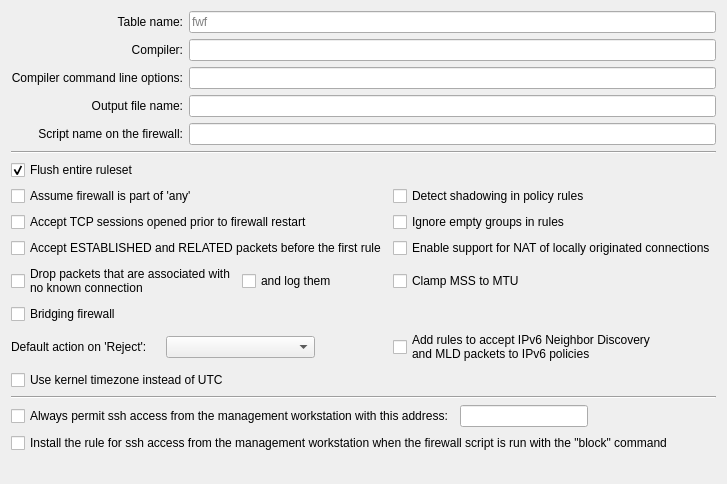
     <widget class="QWidget" name="tab0">
      <attribute name="title">
       <string>Compiler</string>
      </attribute>
      <layout class="QGridLayout" name="gridLayout_10">
       <item row="0" column="0">
        <layout class="QGridLayout" name="gridLayout_7" />
       </item>
       <item row="1" column="0" colspan="2">
        <layout class="QGridLayout" name="gridLayout_9">
         <property name="horizontalSpacing">
          <number>6</number>
         </property>
         <property name="verticalSpacing">
          <number>6</number>
         </property>
         <item row="0" column="0">
          <widget class="QLabel" name="tableNameLabel">
           <property name="text">
            <string>Table name:</string>
           </property>
           <property name="alignment">
            <set>Qt::AlignmentFlag::AlignRight|Qt::AlignmentFlag::AlignTrailing|Qt::AlignmentFlag::AlignVCenter</set>
           </property>
          </widget>
         </item>
         <item row="0" column="1">
          <widget class="QLineEdit" name="tableName">
           <property name="toolTip">
            <string>Base name for tables and chains managed by
FirewallFabrik (e.g. fwf_filter, fwf_nat for
nftables or fwf_INPUT, fwf_FORWARD for
iptables). When &quot;Flush entire ruleset&quot; is
disabled, only tables/chains with this prefix
are flushed, so rules created by other tools
(e.g. Docker, CrowdSec, fail2ban) remain
untouched.</string>
           </property>
           <property name="placeholderText">
            <string>fwf</string>
           </property>
          </widget>
         </item>
         <item row="1" column="0">
          <widget class="QLabel" name="compilerLabel">
           <property name="text">
            <string>Compiler:</string>
           </property>
           <property name="alignment">
            <set>Qt::AlignmentFlag::AlignRight|Qt::AlignmentFlag::AlignTrailing|Qt::AlignmentFlag::AlignVCenter</set>
           </property>
          </widget>
         </item>
         <item row="1" column="1">
          <widget class="QLineEdit" name="compiler">
           <property name="toolTip">
            <string>Path to an alternative compiler binary.
Leave empty to use the built-in compiler.</string>
           </property>
          </widget>
         </item>
         <item row="2" column="0">
          <widget class="QLabel" name="compilerArgsLabel">
           <property name="text">
            <string>Compiler command line options:</string>
           </property>
           <property name="alignment">
            <set>Qt::AlignmentFlag::AlignRight|Qt::AlignmentFlag::AlignTrailing|Qt::AlignmentFlag::AlignVCenter</set>
           </property>
          </widget>
         </item>
         <item row="2" column="1">
          <widget class="QLineEdit" name="compilerArgs">
           <property name="toolTip">
            <string>Additional command-line arguments passed
to the compiler.</string>
           </property>
          </widget>
         </item>
         <item row="3" column="0">
          <widget class="QLabel" name="textLabel1_5">
           <property name="text">
            <string>Output file name:</string>
           </property>
           <property name="alignment">
            <set>Qt::AlignmentFlag::AlignRight|Qt::AlignmentFlag::AlignTrailing|Qt::AlignmentFlag::AlignVCenter</set>
           </property>
          </widget>
         </item>
         <item row="3" column="1">
          <widget class="QLineEdit" name="outputFileName">
           <property name="toolTip">
            <string>Local filename of the compiled script
(e.g. example.fw) stored on this workstation.
Enter a filename only, without a directory path.
The remote install directory on the firewall is
set under Installer → &quot;Directory on the firewall&quot;.
If left empty, the filename is derived from the
firewall object name plus the &quot;.fw&quot; extension.</string>
           </property>
          </widget>
         </item>
         <item row="4" column="0">
          <widget class="QLabel" name="label_2">
           <property name="text">
            <string>Script name on the firewall:</string>
           </property>
           <property name="alignment">
            <set>Qt::AlignmentFlag::AlignRight|Qt::AlignmentFlag::AlignTrailing|Qt::AlignmentFlag::AlignVCenter</set>
           </property>
          </widget>
         </item>
         <item row="4" column="1">
          <widget class="QLineEdit" name="fileNameOnFw">
           <property name="toolTip">
            <string>Remote filename of the script on the firewall.
A plain filename (e.g. myfw.fw) is placed inside
&quot;Directory on the firewall&quot;. An absolute path
(e.g. /opt/custom/myfw.fw) is used as-is. Leave
empty to copy the script under the same name as
the local output file.</string>
           </property>
          </widget>
         </item>
        </layout>
       </item>
       <item row="5" column="0" colspan="2">
        <widget class="Line" name="line4_2">
         <property name="frameShape">
          <enum>QFrame::Shape::HLine</enum>
         </property>
         <property name="frameShadow">
          <enum>QFrame::Shadow::Sunken</enum>
         </property>
         <property name="orientation">
          <enum>Qt::Orientation::Horizontal</enum>
         </property>
        </widget>
       </item>
       <item row="6" column="0" colspan="2">
        <layout class="QGridLayout" name="gridLayout_5">
         <item row="0" column="0" colspan="2">
          <widget class="QCheckBox" name="flushRuleset">
           <property name="text">
            <string>Flush entire ruleset</string>
           </property>
           <property name="toolTip">
            <string>When enabled (default), the generated script
runs "nft flush ruleset" which removes ALL
nftables rules before loading new rules. This
guarantees a clean, deterministic firewall state.

When disabled, the script only deletes and
recreates the tables owned by FirewallFabrik,
leaving rules created by other tools (e.g.
Docker, CrowdSec, fail2ban) untouched. Note:
disabling this means FirewallFabrik no longer
controls the entire firewall — other tools may
add rules that bypass your policy. Only disable
this if you need coexistence with other tools on
the same machine.</string>
           </property>
           <property name="checked">
            <bool>true</bool>
           </property>
          </widget>
         </item>
         <item row="1" column="0">
          <widget class="QCheckBox" name="assumeFwIsPartOfAny">
           <property name="sizePolicy">
            <sizepolicy hsizetype="Minimum" vsizetype="Fixed">
             <horstretch>0</horstretch>
             <verstretch>0</verstretch>
            </sizepolicy>
           </property>
           <property name="text">
            <string>Assume firewall is part of 'any'</string>
           </property>
           <property name="toolTip">
            <string>Assume the firewall machine is part of "any" and matching network objects. When
enabled, the compiler generates rules for traffic to/from the firewall itself.</string>
           </property>
          </widget>
         </item>
         <item row="1" column="1">
          <widget class="QCheckBox" name="shadowing">
           <property name="sizePolicy">
            <sizepolicy hsizetype="Minimum" vsizetype="Fixed">
             <horstretch>0</horstretch>
             <verstretch>0</verstretch>
            </sizepolicy>
           </property>
           <property name="text">
            <string>Detect shadowing in policy rules</string>
           </property>
           <property name="toolTip">
            <string>Detect rules that are completely shadowed by earlier rules in the same access
list and report a warning.</string>
           </property>
          </widget>
         </item>
         <item row="2" column="0">
          <widget class="QCheckBox" name="acceptSessions">
           <property name="sizePolicy">
            <sizepolicy hsizetype="Minimum" vsizetype="Fixed">
             <horstretch>0</horstretch>
             <verstretch>0</verstretch>
            </sizepolicy>
           </property>
           <property name="text">
            <string>Accept TCP sessions opened prior to firewall restart</string>
           </property>
           <property name="toolTip">
            <string>Accept TCP packets in conntrack state NEW that do not carry the SYN flag, so
connections opened before the firewall restart keep working. When off, these
packets are dropped.</string>
           </property>
          </widget>
         </item>
         <item row="2" column="1">
          <widget class="QCheckBox" name="emptyGroups">
           <property name="sizePolicy">
            <sizepolicy hsizetype="Minimum" vsizetype="Fixed">
             <horstretch>0</horstretch>
             <verstretch>0</verstretch>
            </sizepolicy>
           </property>
           <property name="text">
            <string>Ignore empty groups in rules</string>
           </property>
           <property name="toolTip">
            <string>Silently ignore empty groups referenced in rules instead of reporting a compiler
error.</string>
           </property>
          </widget>
         </item>
         <item row="3" column="0">
          <widget class="QCheckBox" name="acceptESTBeforeFirst">
           <property name="sizePolicy">
            <sizepolicy hsizetype="Minimum" vsizetype="Fixed">
             <horstretch>0</horstretch>
             <verstretch>0</verstretch>
            </sizepolicy>
           </property>
           <property name="text">
            <string>Accept ESTABLISHED and RELATED packets before the first rule</string>
           </property>
           <property name="toolTip">
            <string>Accept packets belonging to connections already established or related to
established connections. Adds automatic rules at the top of each access list.</string>
           </property>
          </widget>
         </item>
         <item row="3" column="1">
          <widget class="QCheckBox" name="localNAT">
           <property name="sizePolicy">
            <sizepolicy hsizetype="Minimum" vsizetype="Fixed">
             <horstretch>0</horstretch>
             <verstretch>0</verstretch>
            </sizepolicy>
           </property>
           <property name="text">
            <string>Enable support for NAT of locally originated connections</string>
           </property>
           <property name="toolTip">
            <string>Enable support for NAT of locally originated connections (OUTPUT chain DNAT
rules).</string>
           </property>
          </widget>
         </item>
         <item row="4" column="0">
          <layout class="QHBoxLayout" name="horizontalLayout_3">
           <item>
            <widget class="QCheckBox" name="dropInvalid">
             <property name="text">
              <string>Drop packets that are associated with
no known connection</string>
             </property>
             <property name="toolTip">
              <string>Drop packets that are associated with no known connection (conntrack state
INVALID). Loopback traffic is left to the policy, as firewalld does: a
stateless rule on lo accepts it.</string>
             </property>
            </widget>
           </item>
           <item>
            <widget class="QCheckBox" name="logInvalid">
             <property name="text">
              <string>and log them</string>
             </property>
             <property name="toolTip">
              <string>Log packets in INVALID conntrack state before dropping them, at no more than the logging limit. Only effective when
"Drop packets associated with no known connection" is also enabled.</string>
             </property>
            </widget>
           </item>
          </layout>
         </item>
         <item row="4" column="1">
          <widget class="QCheckBox" name="clampMSStoMTU">
           <property name="sizePolicy">
            <sizepolicy hsizetype="Minimum" vsizetype="Fixed">
             <horstretch>0</horstretch>
             <verstretch>0</verstretch>
            </sizepolicy>
           </property>
           <property name="toolTip">
            <string>This adds a rule on top of the policy with iptables target TCPMSS
and option --clamp-mss-to-pmtu. Generation of this command is
version-dependent and also depends on the setting of ip or ipv6 forwarding
in host settings dialog.
</string>
           </property>
           <property name="text">
            <string>Clamp MSS to MTU</string>
           </property>
          </widget>
         </item>
         <item row="5" column="0">
          <widget class="QCheckBox" name="bridge">
           <property name="sizePolicy">
            <sizepolicy hsizetype="Minimum" vsizetype="Fixed">
             <horstretch>0</horstretch>
             <verstretch>0</verstretch>
            </sizepolicy>
           </property>
           <property name="text">
            <string>Bridging firewall</string>
           </property>
           <property name="toolTip">
            <string>Generate rules for a bridging (transparent) firewall. Adds FORWARD chain physdev
match rules.</string>
           </property>
          </widget>
         </item>
         <item row="6" column="0">
          <layout class="QHBoxLayout" name="horizontalLayout_4">
           <item>
            <widget class="QLabel" name="textLabel9">
             <property name="text">
              <string>Default action on 'Reject':</string>
             </property>
             <property name="wordWrap">
              <bool>false</bool>
             </property>
            </widget>
           </item>
           <item>
            <widget class="QComboBox" name="actionOnReject">
             <property name="toolTip">
              <string>ICMP message type or TCP RST sent back to the sender when a packet is rejected.
Leave empty to use the system default.</string>
             </property>
            </widget>
           </item>
           <item>
            <spacer>
             <property name="orientation">
              <enum>Qt::Orientation::Horizontal</enum>
             </property>
             <property name="sizeType">
              <enum>QSizePolicy::Policy::Minimum</enum>
             </property>
             <property name="sizeHint" stdset="0">
              <size>
               <width>72</width>
               <height>20</height>
              </size>
             </property>
            </spacer>
           </item>
          </layout>
         </item>
         <item row="6" column="1">
          <widget class="QCheckBox" name="ipv6NeighborDiscovery">
           <property name="toolTip">
            <string>Compiler will automatically generate rules to permit the ICMPv6 packets used
in IPv6 Neighbor Discovery and Multicast Listener Discovery, link-local only,
after the rules that accept ESTABLISHED,RELATED and before the rule that drops
packets in state INVALID.</string>
           </property>
           <property name="text">
            <string>Add rules to accept IPv6 Neighbor Discovery
and MLD packets to IPv6 policies</string>
           </property>
          </widget>
         </item>
         <item row="8" column="0" colspan="2">
          <widget class="QCheckBox" name="useKernelTz">
           <property name="text">
            <string>Use kernel timezone instead of UTC</string>
           </property>
           <property name="toolTip">
            <string>Interpret the time of day of time-based rules in the kernel timezone instead of
UTC. The weekday is always matched in UTC: nftables has no local-timezone
weekday.</string>
           </property>
          </widget>
         </item>
        </layout>
       </item>
       <item row="7" column="0" colspan="2">
        <widget class="Line" name="line4">
         <property name="frameShape">
          <enum>QFrame::Shape::HLine</enum>
         </property>
         <property name="frameShadow">
          <enum>QFrame::Shadow::Sunken</enum>
         </property>
         <property name="orientation">
          <enum>Qt::Orientation::Horizontal</enum>
         </property>
        </widget>
       </item>
       <item row="8" column="0" colspan="2">
        <layout class="QHBoxLayout" name="horizontalLayout_5">
         <item>
          <widget class="QCheckBox" name="mgmt_ssh">
           <property name="text">
            <string>Always permit ssh access from the management workstation with this address:</string>
           </property>
           <property name="toolTip">
            <string>Always permit SSH access from the management workstation with the address
specified below.</string>
           </property>
          </widget>
         </item>
         <item>
          <widget class="QLineEdit" name="mgmt_addr">
           <property name="sizePolicy">
            <sizepolicy hsizetype="Expanding" vsizetype="Fixed">
             <horstretch>0</horstretch>
             <verstretch>0</verstretch>
            </sizepolicy>
           </property>
           <property name="maximumSize">
            <size>
             <width>32767</width>
             <height>32767</height>
            </size>
           </property>
           <property name="toolTip">
            <string>IP address of the management workstation allowed permanent SSH access.</string>
           </property>
          </widget>
         </item>
         <item>
          <spacer name="horizontalSpacer_2">
           <property name="orientation">
            <enum>Qt::Orientation::Horizontal</enum>
           </property>
           <property name="sizeHint" stdset="0">
            <size>
             <width>40</width>
             <height>20</height>
            </size>
           </property>
          </spacer>
         </item>
        </layout>
       </item>
       <item row="9" column="0" colspan="2">
        <widget class="QCheckBox" name="add_mgmt_ssh_rule_when_stoped">
         <property name="text">
          <string>Install the rule for ssh access from the management workstation when the firewall script is run with the "block" command</string>
         </property>
         <property name="toolTip">
          <string>Install the rule for SSH access from the management workstation even when the
firewall script is run with the "block" command.</string>
         </property>
        </widget>
       </item>
       <item row="10" column="1">
        <spacer>
         <property name="orientation">
          <enum>Qt::Orientation::Vertical</enum>
         </property>
         <property name="sizeType">
          <enum>QSizePolicy::Policy::Expanding</enum>
         </property>
         <property name="sizeHint" stdset="0">
          <size>
           <width>20</width>
           <height>20</height>
          </size>
         </property>
        </spacer>
       </item>
      </layout>
     </widget>
